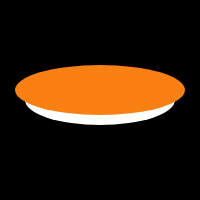
Frame 1 (no input)
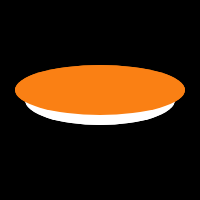
Frame 2 (the mouse pressed at the canvas centre, redrawn once)

The p5.js sketch that drew these frames (run headless with seeded random() and noise() and a simulated clock; the mouse was pressed at the canvas centre and the sketch redrawn once):

// p5.js sketch
// ── sketch.js
var canvasWidth = 200;
var canvasCenter = canvasWidth / 2;
var netaXBias = canvasWidth / 20;
var netaYBias = canvasWidth / 10;
var upperBase = canvasWidth * 3 / 4
var lowerBase = canvasWidth / 4

function setup() {
    createCanvas(canvasWidth, canvasWidth);
    background(0);
    noLoop();
}

function draw() {
    // しゃり (rice)
    fill(255);
    noStroke();
    ellipse(canvasCenter, canvasCenter, upperBase, lowerBase);

    // // まぐろ (tuna)
    // fill(250, 30, 30);
    // ellipse(canvasCenter, canvasCenter - netaXBias, upperBase + netaYBias, lowerBase);

    fill(250, 128, 20);
    ellipse(canvasCenter, canvasCenter - netaXBias, upperBase + netaYBias, lowerBase);

}
